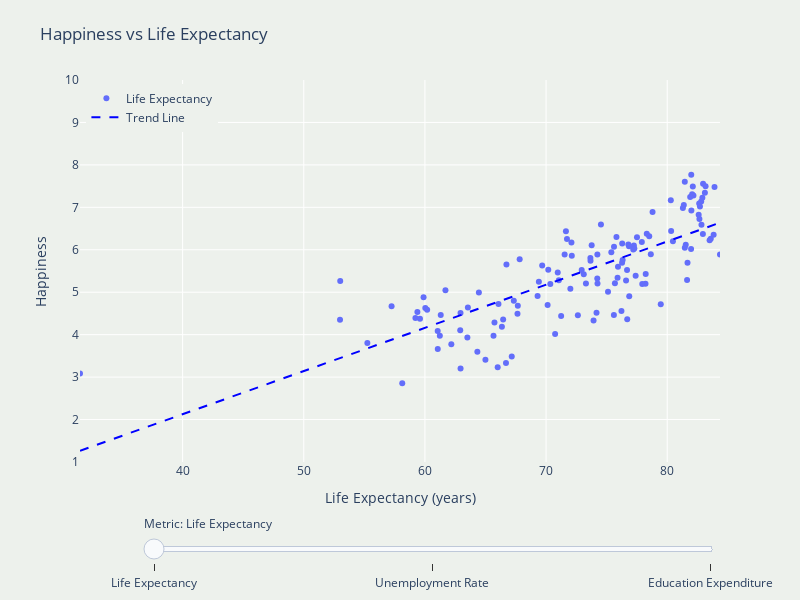

The notebook cell saved with this chart:
### Markdown cell above
**Money does not buy happiness**

Economic wealth could explain some of the variation in national happiness. However, other societal indicators may offer different insights. To further investigate the what influences the way people perceive their happiness, we examined its relationship with education expenditure, unemployment rate, and life expectancy.

In the plot about Happiness vs Education Expenditure, there is a slight positive trend. Countries that allocate a higher percentage of their GDP to education generally report higher happiness levels according to the dataset. It suggests that investment in quality education contributes to societal well-being and happiness.

The plot about Happiness vs Unemployment Rate has a slight negative trendline: as unemployment increases, average happiness declines according to the dataset. This is a result in line with previous research like Winkelmann (2014), which found that unemployment consistently and significantly reduces life satisfaction and caused a reduction in the happiness score recorded, which might be due to the economic insecurity and the psychological toll of uncertainty.

In the plot about Happiness vs Life Expectancy, a positive correlation can be read from the regression line. Countries where people live longer also tend to report higher happiness scores. This relationship is likely tied to broader indicators of public health and quality of life. As with education, longer life expectancy reflects better healthcare systems, better nutrition, and a better environments, all of this tends to go hand-in-hand with happiness.

### Code cell
import pandas as pd
import numpy as np
import plotly.graph_objects as go
from plotly.offline import init_notebook_mode, iplot

init_notebook_mode(connected=True)

df = pd.read_csv('final.csv')

df['Happiness_rank'] = df['Happiness'].rank(method='min', ascending=False).astype(int)
total_countries = df['Country'].nunique()

df_life = df.dropna(subset=['Life_expectancy', 'Happiness', 'Country', 'Happiness_rank'])
df_unemp = df.dropna(subset=['Unemployment_rate', 'Happiness', 'Country', 'Happiness_rank'])
df_edu = df.dropna(subset=['Edu_expenditure_pct', 'Happiness', 'Country', 'Happiness_rank'])

x_range_life = [df_life['Life_expectancy'].min(), df_life['Life_expectancy'].max()]
x_range_unemp = [df_unemp['Unemployment_rate'].min(), df_unemp['Unemployment_rate'].max()]
x_range_edu = [df_edu['Edu_expenditure_pct'].min(), df_edu['Edu_expenditure_pct'].max()]
y_range = [1, 10]

def add_trend_trace(x, y, color, visible=True):
    x_vals = x.values
    y_vals = y.values
    slope, intercept = np.polyfit(x_vals, y_vals, 1)
    x_trend = np.linspace(min(x_vals), max(x_vals), 100)
    y_trend = slope * x_trend + intercept
    return go.Scatter(
        x=x_trend,
        y=y_trend,
        mode='lines',
        line=dict(color=color, dash='dash'),
        name='Trend Line',
        visible=visible,
        hoverinfo='skip'
    )

trace_life = go.Scatter(
    x=df_life['Life_expectancy'],
    y=df_life['Happiness'],
    mode='markers',
    name='Life Expectancy',
    visible=True,
    text=df_life['Country'],
    customdata=df_life['Happiness_rank'],
    hovertemplate=(
        "Country: %{text}<br>"
        f"Rank: %{{customdata}} out of {total_countries}<br>"
        "Life Expectancy: %{x:.1f} years<br>"
        "Happiness: %{y:.2f}<extra></extra>"
    )
)

trace_unemp = go.Scatter(
    x=df_unemp['Unemployment_rate'],
    y=df_unemp['Happiness'],
    mode='markers',
    name='Unemployment Rate',
    visible=False,
    text=df_unemp['Country'],
    customdata=df_unemp['Happiness_rank'],
    hovertemplate=(
        "Country: %{text}<br>"
        f"Rank: %{{customdata}} out of {total_countries}<br>"
        "Unemployment Rate: %{x:.1f}%<br>"
        "Happiness: %{y:.2f}<extra></extra>"
    )
)

trace_edu = go.Scatter(
    x=df_edu['Edu_expenditure_pct'],
    y=df_edu['Happiness'],
    mode='markers',
    name='Education Expenditure',
    visible=False,
    text=df_edu['Country'],
    customdata=df_edu['Happiness_rank'],
    hovertemplate=(
        "Country: %{text}<br>"
        f"Rank: %{{customdata}} out of {total_countries}<br>"
        "Education Expenditure: %{x:.2f}% of GDP<br>"
        "Happiness: %{y:.2f}<extra></extra>"
    )
)

trend_life = add_trend_trace(df_life['Life_expectancy'], df_life['Happiness'], 'blue', True)
trend_unemp = add_trend_trace(df_unemp['Unemployment_rate'], df_unemp['Happiness'], 'blue', False)
trend_edu = add_trend_trace(df_edu['Edu_expenditure_pct'], df_edu['Happiness'], 'blue', False)

fig = go.Figure(data=[
    trace_life, trace_unemp, trace_edu,
    trend_life, trend_unemp, trend_edu
])

steps = [
    dict(method='update', label='Life Expectancy',
         args=[{'visible': [True, False, False, True, False, False]},
               {'xaxis': {'title': 'Life Expectancy (years)', 'range': x_range_life, 'fixedrange': True},
                'yaxis': {'title': 'Happiness', 'range': y_range, 'fixedrange': True},
                'title': {'text': 'Happiness vs Life Expectancy'}}]),
    dict(method='update', label='Unemployment Rate',
         args=[{'visible': [False, True, False, False, True, False]},
               {'xaxis': {'title': 'Unemployment Rate (%)', 'range': x_range_unemp, 'fixedrange': True},
                'yaxis': {'title': 'Happiness', 'range': y_range, 'fixedrange': True},
                'title': {'text': 'Happiness vs Unemployment Rate'}}]),
    dict(method='update', label='Education Expenditure',
         args=[{'visible': [False, False, True, False, False, True]},
               {'xaxis': {'title': 'Education Expenditure (% of GDP)', 'range': x_range_edu, 'fixedrange': True},
                'yaxis': {'title': 'Happiness', 'range': y_range, 'fixedrange': True},
                'title': {'text': 'Happiness vs Education Expenditure'}}])
]

fig.update_layout(
    sliders=[dict(
        active=0,
        currentvalue={'prefix': 'Metric: '},
        pad={'t': 50},
        steps=steps,
        len=0.9,
        x=0.1,
        xanchor='left'
    )],
    title="Happiness vs Life Expectancy",
    width=800,
    height=600,
    autosize=False,
    margin=dict(t=80, b=80, l=80, r=80),
    xaxis=dict(
        title=dict(text='Life Expectancy (years)', font=dict(size=14)),
        range=x_range_life,
        fixedrange=True,
        tickfont=dict(size=12)
    ),
    yaxis=dict(
        title=dict(text='Happiness', font=dict(size=14)),
        range=y_range,
        fixedrange=True,
        tickmode='linear',
        dtick=1,
        tickfont=dict(size=12)
    ),
    hoverlabel=dict(font=dict(size=12)),
    showlegend=True,
    legend=dict(
        font=dict(size=12),
        x=0.01, y=0.99,
        borderwidth=0
    ),
    paper_bgcolor='#EDF1EC',
    plot_bgcolor='#EDF1EC'
)

iplot(fig)

### Figure 1 — Plotly figure (JSON) as saved in the notebook; plotly's stock layout.template omitted (floating-point values rounded to 4 significant figures; data arrays with more than 128 entries replaced by an {"elided": "..."} marker saying what was removed)
{"data": [{"customdata": {"elided": "133 int values"}, "hovertemplate": "Country: %{text}<br>Rank: %{customdata} out of 133<br>Life Expectancy: %{x:.1f} years<br>Happiness: %{y:.2f}<extra></extra>", "mode": "markers", "name": "Life Expectancy", "text": {"elided": "133 str values"}, "type": "scatter", "visible": true, "x": {"elided": "133 float values"}, "y": {"elided": "133 float values"}}, {"customdata": [1, 2, 3, 4, 5, 6, 7, 8, 9, 10, 11, 12, 13, 14, 15, 16, 17, 18, 19, 20, 21, 22, 23, 24, 25, 26, 27, 28, 29, 30, 31, 32, 33, 34, 36, 37, 38, 39, 40, 42, 43, 44, 45, 46, 48, 49, 50, 51, 52, 53, 54, 55, 56, 57, 58, 59, 60, 61, 62, 63, 64, 66, 68, 69, 70, 71, 72, 73, 74, 75, 76, 79, 81, 82, 83, 84, 86, 89, 90, 92, 93, 94, 95, 96, 98, 99, 100, 101, 102, 103, 104, 106, 109, 111, 112, 114, 116, 117, 118, 119, 123, 125, 127, 129], "hovertemplate": "Country: %{text}<br>Rank: %{customdata} out of 133<br>Unemployment Rate: %{x:.1f}%<br>Happiness: %{y:.2f}<extra></extra>", "mode": "markers", "name": "Unemployment Rate", "text": ["Finland", "Denmark", "Norway", "Iceland", "Netherlands", "Switzerland", "Sweden", "New Zealand", "Canada", "Austria", "Australia", "Costa Rica", "Israel", "Luxembourg", "United Kingdom", "Ireland", "Germany", "Belgium", "United States", "United Arab Emirates", "Malta", "Mexico", "France", "Chile", "Guatemala", "Saudi Arabia", "Qatar", "Spain", "Panama", "Brazil", "Uruguay", "Singapore", "El Salvador", "Italy", "Poland", "Uzbekistan", "Lithuania", "Colombia", "Slovenia", "Kosovo", "Argentina", "Romania", "Cyprus", "Ecuador", "Thailand", "Latvia", "Estonia", "Jamaica", "Mauritius", "Japan", "Honduras", "Kazakhstan", "Bolivia", "Hungary", "Paraguay", "Peru", "Portugal", "Pakistan", "Philippines", "Serbia", "Moldova", "Montenegro", "Croatia", "Dominican Republic", "Bosnia and Herzegovina", "Malaysia", "Belarus", "Greece", "Mongolia", "North Macedonia", "Nigeria", "Azerbaijan", "Lebanon", "Indonesia", "China", "Bhutan", "Bulgaria", "Jordan", "Benin", "South Africa", "Albania", "Cambodia", "Senegal", "Somalia", "Niger", "Burkina Faso", "Armenia", "Guinea", "Georgia", "Kenya", "Mauritania", "Tunisia", "Mali", "Sri Lanka", "Myanmar", "Ukraine", "Uganda", "Zambia", "Togo", "India", "Lesotho", "Zimbabwe", "Botswana", "Rwanda"], "type": "scatter", "visible": false, "x": [6.695, 5.018, 3.684, 3.507, 3.379, 4.394, 6.833, 4.109, 5.69, 4.56, 5.143, 10.81, 3.731, 5.592, 3.657, 4.95, 3.163, 5.364, 3.669, 2.331, 3.627, 3.477, 8.415, 7.493, 2.193, 5.636, 0.1, 14.11, 6.409, 11.94, 8.836, 3.1, 4.17, 9.952, 3.267, 8.98, 6.255, 10.28, 4.446, 25.07, 9.843, 3.912, 7.155, 3.812, 0.716, 6.312, 4.514, 4.987, 6.331, 2.351, 5.698, 4.8, 3.682, 3.419, 6.595, 3.379, 6.464, 4.83, 2.237, 10.39, 1.502, 15.13, 6.617, 6.356, 15.69, 3.26, 4.165, 17.05, 9.024, 17.41, 10.7, 5.0, 11.3, 3.59, 5.15, 2.72, 4.23, 16.8, 1.214, 28.47, 11.47, 0.499, 2.863, 18.83, 0.532, 1.56, 9.794, 5.018, 11.56, 5.014, 10.42, 17.15, 3.29, 4.67, 0.407, 8.194, 2.563, 5.538, 2.036, 6.51, 16.88, 7.373, 20.09, 11.24], "y": [7.769, 7.6, 7.554, 7.494, 7.488, 7.48, 7.343, 7.307, 7.278, 7.246, 7.228, 7.167, 7.139, 7.09, 7.054, 7.021, 6.985, 6.923, 6.892, 6.825, 6.726, 6.595, 6.592, 6.444, 6.436, 6.375, 6.374, 6.354, 6.321, 6.3, 6.293, 6.262, 6.253, 6.223, 6.182, 6.174, 6.149, 6.125, 6.118, 6.1, 6.086, 6.07, 6.046, 6.028, 6.008, 5.94, 5.893, 5.89, 5.888, 5.886, 5.86, 5.809, 5.779, 5.758, 5.743, 5.697, 5.693, 5.653, 5.631, 5.603, 5.529, 5.523, 5.432, 5.425, 5.386, 5.339, 5.323, 5.287, 5.285, 5.274, 5.265, 5.208, 5.197, 5.192, 5.191, 5.082, 5.011, 4.906, 4.883, 4.722, 4.719, 4.7, 4.681, 4.668, 4.628, 4.587, 4.559, 4.534, 4.519, 4.509, 4.49, 4.461, 4.39, 4.366, 4.36, 4.332, 4.189, 4.107, 4.085, 4.015, 3.802, 3.663, 3.488, 3.334]}, {"customdata": [1, 2, 3, 4, 5, 6, 7, 8, 9, 10, 11, 12, 13, 14, 15, 16, 17, 18, 19, 20, 21, 23, 24, 25, 27, 28, 29, 30, 31, 32, 33, 34, 35, 36, 37, 38, 40, 41, 43, 44, 45, 46, 47, 48, 49, 50, 51, 52, 53, 54, 55, 56, 57, 58, 59, 60, 61, 62, 63, 64, 67, 68, 69, 70, 71, 72, 73, 74, 76, 77, 78, 79, 79, 81, 82, 83, 84, 85, 86, 87, 88, 89, 90, 91, 92, 93, 94, 95, 97, 98, 99, 100, 101, 102, 103, 104, 105, 106, 107, 109, 110, 112, 113, 114, 115, 116, 117, 118, 119, 120, 122, 123, 124, 126, 127, 129, 130, 132], "hovertemplate": "Country: %{text}<br>Rank: %{customdata} out of 133<br>Education Expenditure: %{x:.2f}% of GDP<br>Happiness: %{y:.2f}<extra></extra>", "mode": "markers", "name": "Education Expenditure", "text": ["Finland", "Denmark", "Norway", "Iceland", "Netherlands", "Switzerland", "Sweden", "New Zealand", "Canada", "Austria", "Australia", "Costa Rica", "Israel", "Luxembourg", "United Kingdom", "Ireland", "Germany", "Belgium", "United States", "United Arab Emirates", "Malta", "France", "Chile", "Guatemala", "Qatar", "Spain", "Panama", "Brazil", "Uruguay", "Singapore", "El Salvador", "Italy", "Bahrain", "Poland", "Uzbekistan", "Lithuania", "Slovenia", "Nicaragua", "Argentina", "Romania", "Cyprus", "Ecuador", "Kuwait", "Thailand", "Latvia", "Estonia", "Jamaica", "Mauritius", "Japan", "Honduras", "Kazakhstan", "Bolivia", "Hungary", "Paraguay", "Peru", "Portugal", "Pakistan", "Philippines", "Serbia", "Moldova", "Tajikistan", "Croatia", "Dominican Republic", "Bosnia and Herzegovina", "Malaysia", "Belarus", "Greece", "Mongolia", "Nigeria", "Turkmenistan", "Algeria", "Morocco", "Azerbaijan", "Lebanon", "Indonesia", "China", "Bhutan", "Cameroon", "Bulgaria", "Ghana", "Nepal", "Jordan", "Benin", "Gabon", "South Africa", "Albania", "Cambodia", "Senegal", "Namibia", "Niger", "Burkina Faso", "Armenia", "Guinea", "Georgia", "Kenya", "Mauritania", "Mozambique", "Tunisia", "Bangladesh", "Mali", "Sierra Leone", "Myanmar", "Chad", "Ukraine", "Ethiopia", "Uganda", "Zambia", "Togo", "India", "Liberia", "Madagascar", "Lesotho", "Burundi", "Haiti", "Botswana", "Rwanda", "Tanzania", "Central African Republic"], "type": "scatter", "visible": false, "x": [6.417, 7.255, 7.865, 7.601, 5.16, 5.014, 7.639, 5.178, 4.773, 5.218, 5.509, 6.738, 6.041, 3.736, 5.261, 3.296, 5.116, 6.334, 4.957, 3.86, 4.899, 5.354, 5.626, 3.193, 2.804, 4.23, 3.093, 5.963, 4.628, 2.73, 3.387, 4.095, 2.385, 4.679, 6.295, 3.964, 4.892, 4.6, 4.772, 3.567, 5.213, 4.246, 6.728, 3.022, 4.436, 5.26, 5.164, 4.542, 3.155, 5.932, 3.354, 8.091, 4.225, 3.49, 3.822, 4.63, 2.215, 3.407, 3.616, 6.226, 5.484, 3.92, 4.043, 4.044, 3.98, 4.979, 3.586, 3.652, 0.3585, 3.121, 5.575, 5.003, 3.176, 2.6, 0.9644, 4.059, 4.51, 3.047, 4.199, 3.153, 3.486, 2.988, 2.965, 2.874, 5.912, 3.916, 2.826, 5.035, 9.323, 3.526, 5.407, 2.572, 1.858, 3.83, 5.374, 1.823, 6.286, 6.174, 1.681, 3.555, 7.447, 2.0, 2.372, 5.441, 4.481, 2.308, 4.418, 4.202, 3.897, 2.165, 3.013, 7.194, 5.347, 1.759, 8.399, 3.239, 3.597, 1.768], "y": [7.769, 7.6, 7.554, 7.494, 7.488, 7.48, 7.343, 7.307, 7.278, 7.246, 7.228, 7.167, 7.139, 7.09, 7.054, 7.021, 6.985, 6.923, 6.892, 6.825, 6.726, 6.592, 6.444, 6.436, 6.374, 6.354, 6.321, 6.3, 6.293, 6.262, 6.253, 6.223, 6.199, 6.182, 6.174, 6.149, 6.118, 6.105, 6.086, 6.07, 6.046, 6.028, 6.021, 6.008, 5.94, 5.893, 5.89, 5.888, 5.886, 5.86, 5.809, 5.779, 5.758, 5.743, 5.697, 5.693, 5.653, 5.631, 5.603, 5.529, 5.467, 5.432, 5.425, 5.386, 5.339, 5.323, 5.287, 5.285, 5.265, 5.247, 5.211, 5.208, 5.208, 5.197, 5.192, 5.191, 5.082, 5.044, 5.011, 4.996, 4.913, 4.906, 4.883, 4.799, 4.722, 4.719, 4.7, 4.681, 4.639, 4.628, 4.587, 4.559, 4.534, 4.519, 4.509, 4.49, 4.466, 4.461, 4.456, 4.39, 4.374, 4.36, 4.35, 4.332, 4.286, 4.189, 4.107, 4.085, 4.015, 3.975, 3.933, 3.802, 3.775, 3.597, 3.488, 3.334, 3.231, 3.083]}, {"hoverinfo": "skip", "line": {"color": "blue", "dash": "dash"}, "mode": "lines", "name": "Trend Line", "type": "scatter", "visible": true, "x": [31.53, 32.06, 32.6, 33.13, 33.66, 34.2, 34.73, 35.27, 35.8, 36.33, 36.87, 37.4, 37.93, 38.47, 39.0, 39.53, 40.07, 40.6, 41.13, 41.67, 42.2, 42.74, 43.27, 43.8, 44.34, 44.87, 45.4, 45.94, 46.47, 47.0, 47.54, 48.07, 48.61, 49.14, 49.67, 50.21, 50.74, 51.27, 51.81, 52.34, 52.87, 53.41, 53.94, 54.47, 55.01, 55.54, 56.08, 56.61, 57.14, 57.68, 58.21, 58.74, 59.28, 59.81, 60.34, 60.88, 61.41, 61.95, 62.48, 63.01, 63.55, 64.08, 64.61, 65.15, 65.68, 66.21, 66.75, 67.28, 67.81, 68.35, 68.88, 69.42, 69.95, 70.48, 71.02, 71.55, 72.08, 72.62, 73.15, 73.68, 74.22, 74.75, 75.29, 75.82, 76.35, 76.89, 77.42, 77.95, 78.49, 79.02, 79.55, 80.09, 80.62, 81.15, 81.69, 82.22, 82.76, 83.29, 83.82, 84.36], "y": [1.264, 1.318, 1.372, 1.426, 1.481, 1.535, 1.589, 1.644, 1.698, 1.752, 1.807, 1.861, 1.915, 1.969, 2.024, 2.078, 2.132, 2.187, 2.241, 2.295, 2.349, 2.404, 2.458, 2.512, 2.567, 2.621, 2.675, 2.729, 2.784, 2.838, 2.892, 2.947, 3.001, 3.055, 3.109, 3.164, 3.218, 3.272, 3.327, 3.381, 3.435, 3.489, 3.544, 3.598, 3.652, 3.707, 3.761, 3.815, 3.869, 3.924, 3.978, 4.032, 4.087, 4.141, 4.195, 4.25, 4.304, 4.358, 4.412, 4.467, 4.521, 4.575, 4.63, 4.684, 4.738, 4.792, 4.847, 4.901, 4.955, 5.01, 5.064, 5.118, 5.172, 5.227, 5.281, 5.335, 5.39, 5.444, 5.498, 5.552, 5.607, 5.661, 5.715, 5.77, 5.824, 5.878, 5.932, 5.987, 6.041, 6.095, 6.15, 6.204, 6.258, 6.312, 6.367, 6.421, 6.475, 6.53, 6.584, 6.638]}, {"hoverinfo": "skip", "line": {"color": "blue", "dash": "dash"}, "mode": "lines", "name": "Trend Line", "type": "scatter", "visible": false, "x": [0.1, 0.3865, 0.6731, 0.9596, 1.246, 1.533, 1.819, 2.106, 2.392, 2.679, 2.965, 3.252, 3.539, 3.825, 4.112, 4.398, 4.685, 4.971, 5.258, 5.544, 5.831, 6.117, 6.404, 6.691, 6.977, 7.264, 7.55, 7.837, 8.123, 8.41, 8.696, 8.983, 9.269, 9.556, 9.843, 10.13, 10.42, 10.7, 10.99, 11.28, 11.56, 11.85, 12.13, 12.42, 12.71, 12.99, 13.28, 13.57, 13.85, 14.14, 14.43, 14.71, 15.0, 15.29, 15.57, 15.86, 16.15, 16.43, 16.72, 17.01, 17.29, 17.58, 17.87, 18.15, 18.44, 18.73, 19.01, 19.3, 19.59, 19.87, 20.16, 20.44, 20.73, 21.02, 21.3, 21.59, 21.88, 22.16, 22.45, 22.74, 23.02, 23.31, 23.6, 23.88, 24.17, 24.46, 24.74, 25.03, 25.32, 25.6, 25.89, 26.18, 26.46, 26.75, 27.04, 27.32, 27.61, 27.89, 28.18, 28.47], "y": [6.068, 6.054, 6.04, 6.025, 6.011, 5.997, 5.982, 5.968, 5.954, 5.939, 5.925, 5.911, 5.896, 5.882, 5.868, 5.853, 5.839, 5.825, 5.81, 5.796, 5.782, 5.767, 5.753, 5.739, 5.724, 5.71, 5.696, 5.681, 5.667, 5.653, 5.638, 5.624, 5.609, 5.595, 5.581, 5.566, 5.552, 5.538, 5.523, 5.509, 5.495, 5.48, 5.466, 5.452, 5.437, 5.423, 5.409, 5.394, 5.38, 5.366, 5.351, 5.337, 5.323, 5.308, 5.294, 5.28, 5.265, 5.251, 5.237, 5.222, 5.208, 5.194, 5.179, 5.165, 5.15, 5.136, 5.122, 5.107, 5.093, 5.079, 5.064, 5.05, 5.036, 5.021, 5.007, 4.993, 4.978, 4.964, 4.95, 4.935, 4.921, 4.907, 4.892, 4.878, 4.864, 4.849, 4.835, 4.821, 4.806, 4.792, 4.778, 4.763, 4.749, 4.735, 4.72, 4.706, 4.692, 4.677, 4.663, 4.648]}, {"hoverinfo": "skip", "line": {"color": "blue", "dash": "dash"}, "mode": "lines", "name": "Trend Line", "type": "scatter", "visible": false, "x": [0.3585, 0.449, 0.5396, 0.6301, 0.7207, 0.8112, 0.9018, 0.9923, 1.083, 1.173, 1.264, 1.354, 1.445, 1.536, 1.626, 1.717, 1.807, 1.898, 1.988, 2.079, 2.169, 2.26, 2.35, 2.441, 2.532, 2.622, 2.713, 2.803, 2.894, 2.984, 3.075, 3.165, 3.256, 3.346, 3.437, 3.528, 3.618, 3.709, 3.799, 3.89, 3.98, 4.071, 4.161, 4.252, 4.343, 4.433, 4.524, 4.614, 4.705, 4.795, 4.886, 4.976, 5.067, 5.157, 5.248, 5.339, 5.429, 5.52, 5.61, 5.701, 5.791, 5.882, 5.972, 6.063, 6.153, 6.244, 6.335, 6.425, 6.516, 6.606, 6.697, 6.787, 6.878, 6.968, 7.059, 7.149, 7.24, 7.331, 7.421, 7.512, 7.602, 7.693, 7.783, 7.874, 7.964, 8.055, 8.145, 8.236, 8.327, 8.417, 8.508, 8.598, 8.689, 8.779, 8.87, 8.96, 9.051, 9.141, 9.232, 9.323], "y": [4.678, 4.698, 4.717, 4.737, 4.756, 4.776, 4.796, 4.815, 4.835, 4.854, 4.874, 4.893, 4.913, 4.933, 4.952, 4.972, 4.991, 5.011, 5.03, 5.05, 5.07, 5.089, 5.109, 5.128, 5.148, 5.167, 5.187, 5.206, 5.226, 5.246, 5.265, 5.285, 5.304, 5.324, 5.343, 5.363, 5.383, 5.402, 5.422, 5.441, 5.461, 5.48, 5.5, 5.52, 5.539, 5.559, 5.578, 5.598, 5.617, 5.637, 5.657, 5.676, 5.696, 5.715, 5.735, 5.754, 5.774, 5.794, 5.813, 5.833, 5.852, 5.872, 5.891, 5.911, 5.931, 5.95, 5.97, 5.989, 6.009, 6.028, 6.048, 6.068, 6.087, 6.107, 6.126, 6.146, 6.165, 6.185, 6.204, 6.224, 6.244, 6.263, 6.283, 6.302, 6.322, 6.341, 6.361, 6.381, 6.4, 6.42, 6.439, 6.459, 6.478, 6.498, 6.518, 6.537, 6.557, 6.576, 6.596, 6.615]}], "layout": {"autosize": false, "height": 600, "hoverlabel": {"font": {"size": 12}}, "legend": {"borderwidth": 0, "font": {"size": 12}, "x": 0.01, "y": 0.99}, "margin": {"b": 80, "l": 80, "r": 80, "t": 80}, "paper_bgcolor": "#EDF1EC", "plot_bgcolor": "#EDF1EC", "showlegend": true, "sliders": [{"active": 0, "currentvalue": {"prefix": "Metric: "}, "len": 0.9, "pad": {"t": 50}, "steps": [{"args": [{"visible": [true, false, false, true, false, false]}, {"title": {"text": "Happiness vs Life Expectancy"}, "xaxis": {"fixedrange": true, "range": [31.53, 84.36], "title": "Life Expectancy (years)"}, "yaxis": {"fixedrange": true, "range": [1, 10], "title": "Happiness"}}], "label": "Life Expectancy", "method": "update"}, {"args": [{"visible": [false, true, false, false, true, false]}, {"title": {"text": "Happiness vs Unemployment Rate"}, "xaxis": {"fixedrange": true, "range": [0.1, 28.47], "title": "Unemployment Rate (%)"}, "yaxis": {"fixedrange": true, "range": [1, 10], "title": "Happiness"}}], "label": "Unemployment Rate", "method": "update"}, {"args": [{"visible": [false, false, true, false, false, true]}, {"title": {"text": "Happiness vs Education Expenditure"}, "xaxis": {"fixedrange": true, "range": [0.3585, 9.323], "title": "Education Expenditure (% of GDP)"}, "yaxis": {"fixedrange": true, "range": [1, 10], "title": "Happiness"}}], "label": "Education Expenditure", "method": "update"}], "x": 0.1, "xanchor": "left"}], "title": {"text": "Happiness vs Life Expectancy"}, "width": 800, "xaxis": {"fixedrange": true, "range": [31.53, 84.36], "tickfont": {"size": 12}, "title": {"font": {"size": 14}, "text": "Life Expectancy (years)"}}, "yaxis": {"dtick": 1, "fixedrange": true, "range": [1, 10], "tickfont": {"size": 12}, "tickmode": "linear", "title": {"font": {"size": 14}, "text": "Happiness"}}}}
